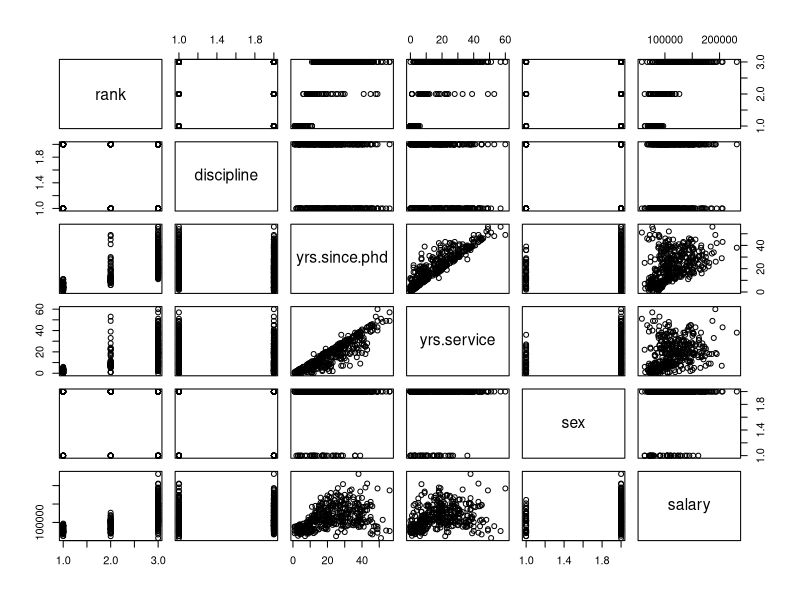
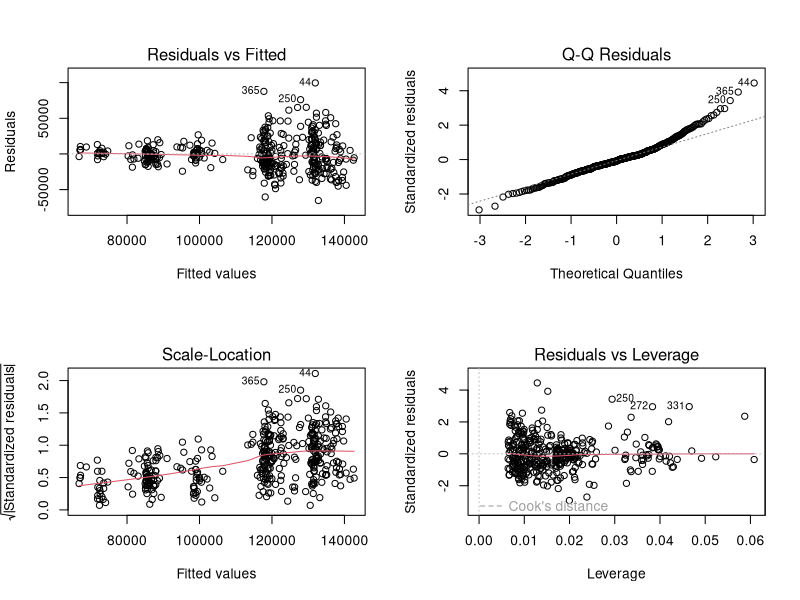

These figures' R source, in order: (Note: this script raises an error after producing the figures.)
## ---- chunk 1
knitr::opts_chunk$set(echo = TRUE)
## ---- chunk 2
library(carData)
help(Salaries)
head(Salaries)
str(Salaries)
plot(Salaries)
## ---- chunk 3
t.test(x=Salaries$salary[Salaries$sex=="Male"],y=Salaries$salary[Salaries$sex=="Female"],alternative = "greater")
## ---- chunk 4
RankTable<-as.data.frame.matrix(table(Salaries$rank,Salaries$sex))
RankTable$FMRatio<-round(RankTable$Female/RankTable$Male,digits = 2)
RankTable

DisTable<-as.data.frame.matrix(table(Salaries$discipline,Salaries$sex))
DisTable$FMRatio<-round(DisTable$Female/DisTable$Male,digits = 2)
DisTable
## ---- chunk 5
t.test(x=Salaries$salary[Salaries$discipline=="B"],y=Salaries$salary[Salaries$discipline=="A"],alternative = "greater") 
## ---- chunk 6
t.test(x=Salaries$yrs.service[Salaries$sex=="Male"],y=Salaries$yrs.service[Salaries$sex=="Female"],alternative = "greater")
## ---- chunk 7
t.test(x=Salaries$yrs.since.phd[Salaries$sex=="Male"],y=Salaries$yrs.since.phd[Salaries$sex=="Female"],alternative = "greater")
## ---- chunk 8
SalM1<-lm(salary~.,data=Salaries) #Model 1, original with all data
summary(Salaries)
summary(SalM1)
par(mfrow=c(2,2))
plot(SalM1)
## ---- chunk 9
par(mfrow=c(1,1))
boxCox(SalM1)
invResPlot(SalM1)
## ---- chunk 10
SalM2<-lm(1/salary~rank+discipline+log(yrs.since.phd)+yrs.service+sex,data=Salaries) #Model 2
summary(SalM2)
par(mfrow=c(2,2))
plot(SalM2)
## ---- chunk 11
ncvTest(m1)
plot(m1$residuals^2 ~ m1$fitted.values, main='Non-Constant-Variance Testplot')
## ---- chunk 12
step(SalM2,direction = "backward")
step(SalM2,scope = list(lower=~1,upper=1/salary~rank+discipline+log(yrs.since.phd)+yrs.service+sex,data=Salaries),direction = "forward")
step(SalM2,scope = list(lower=~1,upper=1/salary~rank+discipline+log(yrs.since.phd)+yrs.service+sex,data=Salaries))
## ---- chunk 13
SalM4<- lm(log(salary)~sex+rank+discipline+log(yrs.since.phd)+yrs.service +rank*sex +rank*yrs.service +rank*discipline+sex*discipline, data= Salaries) #Model 4
step(SalM4, dircetion='backward')
## ---- chunk 14
SalM3<- lm(log(salary)~sex+rank+discipline+log(yrs.since.phd)+yrs.service, data= Salaries)
AIC(SalM2,SalM3)
## ---- chunk 15
library(foreach)
set.seed(2020)
##creating a random selection of the observation numbers
Samp=sample(1:dim(Salaries)[1],dim(Salaries),replace=FALSE)
id=rep(5, dim(Salaries)[1])
id[Samp[1:99]]=1
id[Samp[100:198]]=2
id[Samp[199:297]]=3
id[Samp[298:396]]=4
  
Rssm1=0
Rssm2=0
k=foreach(i=1:5)%do%
  {
    sets=which(id==i)
      # remove set
      Mod1<- lm(log(salary)~sex+rank+discipline+log(yrs.since.phd)+yrs.service, data= Salaries[-sets,])
      Mod2<- lm(1/salary~rank+discipline+log(yrs.since.phd)+yrs.service+sex,data=Salaries[-sets,])
      # predict the removed-set with each model
      pm1<- predict(Mod1, newdata=Salaries[sets,])
      pm2<- predict(Mod2, newdata=Salaries[sets,])
      # How bad is my model  / RSS
      Rssm1=Rssm1+sum((log(Salaries$salary[sets])-pm1)^2)
      Rssm2=Rssm2+sum((log(Salaries$salary[sets])-pm2)^2)
      li=list(Rssm1=Rssm1,Rssm2=Rssm2)
      return(li)
  }
  # add rssm values together
  sum(sapply(k,function(d){d$Rssm1}))
  sum(sapply(k,function(d){d$Rssm2}))
  
## ---- chunk 16
par(mfrow=c(2,2))
plot(SalM3)
summary(SalM3)
plot(allEffects(SalM3))
## ---- chunk 17
attach(Salaries)
newEmployee= data.frame(sex="Male", rank="AsstProf", discipline="A", yrs.service=1, yrs.since.phd=4)

predictPI<- predict(SalM3, newEmployee, interval="prediction", level=0.95)
predictPI
